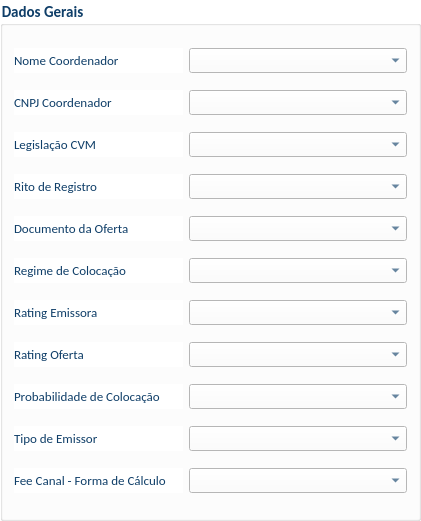
          <widget class="QGroupBox" name="gp_dadosGerais2">
           <property name="geometry">
            <rect>
             <x>480</x>
             <y>390</y>
             <width>421</width>
             <height>521</height>
            </rect>
           </property>
           <property name="font">
            <font>
             <family>Calibri</family>
             <pointsize>11</pointsize>
             <weight>75</weight>
             <bold>true</bold>
            </font>
           </property>
           <property name="styleSheet">
            <string notr="true">background-color: rgb(255, 255, 255);
color: rgb(15, 62, 104);</string>
           </property>
           <property name="title">
            <string>Dados Gerais</string>
           </property>
           <layout class="QGridLayout" name="gridLayout_2">
            <item row="0" column="0">
             <widget class="QLabel" name="nomeCoordenador">
              <property name="font">
               <font>
                <family>Calibri</family>
                <pointsize>10</pointsize>
               </font>
              </property>
              <property name="text">
               <string>Nome Coordenador</string>
              </property>
              <property name="wordWrap">
               <bool>true</bool>
              </property>
             </widget>
            </item>
            <item row="0" column="1">
             <widget class="QComboBox" name="cb_nomeCoordenador">
              <property name="enabled">
               <bool>true</bool>
              </property>
              <property name="font">
               <font>
                <family>Calibri</family>
                <pointsize>10</pointsize>
               </font>
              </property>
              <property name="editable">
               <bool>false</bool>
              </property>
              <item>
               <property name="text">
                <string/>
               </property>
              </item>
              <item>
               <property name="text">
                <string>UBS BB</string>
               </property>
              </item>
              <item>
               <property name="text">
                <string>BB-BI</string>
               </property>
              </item>
             </widget>
            </item>
            <item row="1" column="0">
             <widget class="QLabel" name="cnpjCoordenador">
              <property name="font">
               <font>
                <family>Calibri</family>
                <pointsize>10</pointsize>
               </font>
              </property>
              <property name="text">
               <string>CNPJ Coordenador</string>
              </property>
              <property name="wordWrap">
               <bool>true</bool>
              </property>
             </widget>
            </item>
            <item row="1" column="1">
             <widget class="QComboBox" name="cb_cnpjCoordenador">
              <property name="enabled">
               <bool>true</bool>
              </property>
              <property name="font">
               <font>
                <family>Calibri</family>
                <pointsize>10</pointsize>
               </font>
              </property>
              <property name="editable">
               <bool>false</bool>
              </property>
              <item>
               <property name="text">
                <string/>
               </property>
              </item>
              <item>
               <property name="text">
                <string>02.819.125/0001-73</string>
               </property>
              </item>
              <item>
               <property name="text">
                <string>24.933.830/0001-30</string>
               </property>
              </item>
             </widget>
            </item>
            <item row="2" column="0">
             <widget class="QLabel" name="legislacaoCVM">
              <property name="font">
               <font>
                <family>Calibri</family>
                <pointsize>10</pointsize>
               </font>
              </property>
              <property name="text">
               <string>Legislação CVM</string>
              </property>
              <property name="wordWrap">
               <bool>true</bool>
              </property>
             </widget>
            </item>
            <item row="2" column="1">
             <widget class="QComboBox" name="cb_legislacaoCVM">
              <property name="enabled">
               <bool>true</bool>
              </property>
              <property name="font">
               <font>
                <family>Calibri</family>
                <pointsize>10</pointsize>
               </font>
              </property>
              <property name="editable">
               <bool>false</bool>
              </property>
              <item>
               <property name="text">
                <string/>
               </property>
              </item>
              <item>
               <property name="text">
                <string>RCVM 160</string>
               </property>
              </item>
              <item>
               <property name="text">
                <string>RCVM 60</string>
               </property>
              </item>
              <item>
               <property name="text">
                <string>RCVMs 160 e 60</string>
               </property>
              </item>
             </widget>
            </item>
            <item row="3" column="0">
             <widget class="QLabel" name="ritoRegistro">
              <property name="font">
               <font>
                <family>Calibri</family>
                <pointsize>10</pointsize>
               </font>
              </property>
              <property name="text">
               <string>Rito de Registro </string>
              </property>
              <property name="wordWrap">
               <bool>true</bool>
              </property>
             </widget>
            </item>
            <item row="3" column="1">
             <widget class="QComboBox" name="cb_ritoRegistro">
              <property name="enabled">
               <bool>true</bool>
              </property>
              <property name="font">
               <font>
                <family>Calibri</family>
                <pointsize>10</pointsize>
               </font>
              </property>
              <property name="editable">
               <bool>false</bool>
              </property>
              <item>
               <property name="text">
                <string/>
               </property>
              </item>
              <item>
               <property name="text">
                <string>Automático</string>
               </property>
              </item>
              <item>
               <property name="text">
                <string>Ordinário</string>
               </property>
              </item>
             </widget>
            </item>
            <item row="4" column="0">
             <widget class="QLabel" name="documentoOferta">
              <property name="font">
               <font>
                <family>Calibri</family>
                <pointsize>10</pointsize>
               </font>
              </property>
              <property name="text">
               <string>Documento da Oferta</string>
              </property>
              <property name="wordWrap">
               <bool>true</bool>
              </property>
             </widget>
            </item>
            <item row="4" column="1">
             <widget class="QComboBox" name="cb_documentoOferta">
              <property name="enabled">
               <bool>true</bool>
              </property>
              <property name="font">
               <font>
                <family>Calibri</family>
                <pointsize>10</pointsize>
               </font>
              </property>
              <property name="editable">
               <bool>false</bool>
              </property>
              <item>
               <property name="text">
                <string/>
               </property>
              </item>
              <item>
               <property name="text">
                <string>Formulário Eletrônico</string>
               </property>
              </item>
              <item>
               <property name="text">
                <string>Prospecto</string>
               </property>
              </item>
              <item>
               <property name="text">
                <string>Lâmina</string>
               </property>
              </item>
              <item>
               <property name="text">
                <string>Prospecto e Lâmina</string>
               </property>
              </item>
             </widget>
            </item>
            <item row="5" column="0">
             <widget class="QLabel" name="regimeColocacao">
              <property name="font">
               <font>
                <family>Calibri</family>
                <pointsize>10</pointsize>
               </font>
              </property>
              <property name="text">
               <string>Regime de Colocação</string>
              </property>
              <property name="wordWrap">
               <bool>true</bool>
              </property>
             </widget>
            </item>
            <item row="5" column="1">
             <widget class="QComboBox" name="cb_regimeColocacao">
              <property name="enabled">
               <bool>true</bool>
              </property>
              <property name="font">
               <font>
                <family>Calibri</family>
                <pointsize>10</pointsize>
               </font>
              </property>
              <property name="editable">
               <bool>false</bool>
              </property>
              <item>
               <property name="text">
                <string/>
               </property>
              </item>
              <item>
               <property name="text">
                <string>Garantia Firme</string>
               </property>
              </item>
              <item>
               <property name="text">
                <string>Melhores Esforços</string>
               </property>
              </item>
              <item>
               <property name="text">
                <string>Garantia Firme e Melhores Esforços</string>
               </property>
              </item>
             </widget>
            </item>
            <item row="6" column="0">
             <widget class="QLabel" name="ratingEmissora">
              <property name="font">
               <font>
                <family>Calibri</family>
                <pointsize>10</pointsize>
               </font>
              </property>
              <property name="text">
               <string>Rating Emissora</string>
              </property>
              <property name="wordWrap">
               <bool>true</bool>
              </property>
             </widget>
            </item>
            <item row="6" column="1">
             <widget class="QComboBox" name="cb_ratingEmissora">
              <property name="enabled">
               <bool>true</bool>
              </property>
              <property name="font">
               <font>
                <family>Calibri</family>
                <pointsize>10</pointsize>
               </font>
              </property>
              <property name="editable">
               <bool>false</bool>
              </property>
              <item>
               <property name="text">
                <string/>
               </property>
              </item>
              <item>
               <property name="text">
                <string>Aaa/AAA/AAA</string>
               </property>
              </item>
              <item>
               <property name="text">
                <string>Aa1/AA+/AA+</string>
               </property>
              </item>
              <item>
               <property name="text">
                <string>Aa2/AA/AA</string>
               </property>
              </item>
              <item>
               <property name="text">
                <string>Aa3/AA-/AA-</string>
               </property>
              </item>
              <item>
               <property name="text">
                <string>A1/A+/A+</string>
               </property>
              </item>
              <item>
               <property name="text">
                <string>New Item</string>
               </property>
              </item>
              <item>
               <property name="text">
                <string>A2/A/A</string>
               </property>
              </item>
              <item>
               <property name="text">
                <string>A3/A-/A-</string>
               </property>
              </item>
              <item>
               <property name="text">
                <string>Baa1/BBB+/BBB+</string>
               </property>
              </item>
              <item>
               <property name="text">
                <string>Baa2/BBB/BBB</string>
               </property>
              </item>
              <item>
               <property name="text">
                <string>Baa3/BBB-/BBB-</string>
               </property>
              </item>
              <item>
               <property name="text">
                <string>Não possui</string>
               </property>
              </item>
             </widget>
            </item>
            <item row="7" column="0">
             <widget class="QLabel" name="ratingOferta">
              <property name="font">
               <font>
                <family>Calibri</family>
                <pointsize>10</pointsize>
               </font>
              </property>
              <property name="text">
               <string>Rating Oferta</string>
              </property>
              <property name="wordWrap">
               <bool>true</bool>
              </property>
             </widget>
            </item>
            <item row="7" column="1">
             <widget class="QComboBox" name="cb_ratingOferta">
              <property name="enabled">
               <bool>true</bool>
              </property>
              <property name="font">
               <font>
                <family>Calibri</family>
                <pointsize>10</pointsize>
               </font>
              </property>
              <property name="editable">
               <bool>false</bool>
              </property>
              <item>
               <property name="text">
                <string/>
               </property>
              </item>
              <item>
               <property name="text">
                <string>Aaa/AAA/AAA</string>
               </property>
              </item>
              <item>
               <property name="text">
                <string>Aa1/AA+/AA+</string>
               </property>
              </item>
              <item>
               <property name="text">
                <string>Aa2/AA/AA</string>
               </property>
              </item>
              <item>
               <property name="text">
                <string>Aa3/AA-/AA-</string>
               </property>
              </item>
              <item>
               <property name="text">
                <string>A1/A+/A+</string>
               </property>
              </item>
              <item>
               <property name="text">
                <string>New Item</string>
               </property>
              </item>
              <item>
               <property name="text">
                <string>A2/A/A</string>
               </property>
              </item>
              <item>
               <property name="text">
                <string>A3/A-/A-</string>
               </property>
              </item>
              <item>
               <property name="text">
                <string>Baa1/BBB+/BBB+</string>
               </property>
              </item>
              <item>
               <property name="text">
                <string>Baa2/BBB/BBB</string>
               </property>
              </item>
              <item>
               <property name="text">
                <string>Baa3/BBB-/BBB-</string>
               </property>
              </item>
              <item>
               <property name="text">
                <string>Não haverá</string>
               </property>
              </item>
             </widget>
            </item>
            <item row="8" column="0">
             <widget class="QLabel" name="probabilidadeColocacao">
              <property name="font">
               <font>
                <family>Calibri</family>
                <pointsize>10</pointsize>
               </font>
              </property>
              <property name="text">
               <string>Probabilidade de Colocação</string>
              </property>
              <property name="wordWrap">
               <bool>true</bool>
              </property>
             </widget>
            </item>
            <item row="8" column="1">
             <widget class="QComboBox" name="cb_probabilidadeColocacao">
              <property name="enabled">
               <bool>true</bool>
              </property>
              <property name="font">
               <font>
                <family>Calibri</family>
                <pointsize>10</pointsize>
               </font>
              </property>
              <property name="editable">
               <bool>false</bool>
              </property>
              <item>
               <property name="text">
                <string/>
               </property>
              </item>
              <item>
               <property name="text">
                <string>Muito Baixa</string>
               </property>
              </item>
              <item>
               <property name="text">
                <string>Baixa</string>
               </property>
              </item>
              <item>
               <property name="text">
                <string>Média</string>
               </property>
              </item>
              <item>
               <property name="text">
                <string>Alta</string>
               </property>
              </item>
              <item>
               <property name="text">
                <string>Muito Alta</string>
               </property>
              </item>
             </widget>
            </item>
            <item row="9" column="0">
             <widget class="QLabel" name="tipoEmissor">
              <property name="font">
               <font>
                <family>Calibri</family>
                <pointsize>10</pointsize>
               </font>
              </property>
              <property name="text">
               <string>Tipo de Emissor</string>
              </property>
              <property name="wordWrap">
               <bool>true</bool>
              </property>
             </widget>
            </item>
            <item row="9" column="1">
             <widget class="QComboBox" name="cb_tipoEmissor">
              <property name="enabled">
               <bool>true</bool>
              </property>
              <property name="font">
               <font>
                <family>Calibri</family>
                <pointsize>10</pointsize>
               </font>
              </property>
              <property name="editable">
               <bool>false</bool>
              </property>
              <item>
               <property name="text">
                <string/>
               </property>
              </item>
              <item>
               <property name="text">
                <string>EGEM</string>
               </property>
              </item>
              <item>
               <property name="text">
                <string>EFRF</string>
               </property>
              </item>
              <item>
               <property name="text">
                <string>Emissor em fase pré-operacional</string>
               </property>
              </item>
              <item>
               <property name="text">
                <string>SPAC</string>
               </property>
              </item>
              <item>
               <property name="text">
                <string>SPE</string>
               </property>
              </item>
              <item>
               <property name="text">
                <string>S.A. capital aberto</string>
               </property>
              </item>
              <item>
               <property name="text">
                <string>S.A. capital fechado</string>
               </property>
              </item>
              <item>
               <property name="text">
                <string>S.A. categoria B</string>
               </property>
              </item>
              <item>
               <property name="text">
                <string>LTDA.</string>
               </property>
              </item>
             </widget>
            </item>
            <item row="10" column="0">
             <widget class="QLabel" name="FeeFormaCalculo">
              <property name="font">
               <font>
                <family>Calibri</family>
                <pointsize>10</pointsize>
               </font>
              </property>
              <property name="text">
               <string>Fee Canal - Forma de Cálculo</string>
              </property>
              <property name="wordWrap">
               <bool>true</bool>
              </property>
             </widget>
            </item>
            <item row="10" column="1">
             <widget class="QComboBox" name="cb_fee_forma_calculo">
              <property name="enabled">
               <bool>true</bool>
              </property>
              <property name="font">
               <font>
                <family>Calibri</family>
                <pointsize>10</pointsize>
               </font>
              </property>
              <property name="editable">
               <bool>false</bool>
              </property>
              <item>
               <property name="text">
                <string/>
               </property>
              </item>
              <item>
               <property name="text">
                <string>Flat</string>
               </property>
              </item>
              <item>
               <property name="text">
                <string>Ao ano</string>
               </property>
              </item>
             </widget>
            </item>
           </layout>
          </widget>
